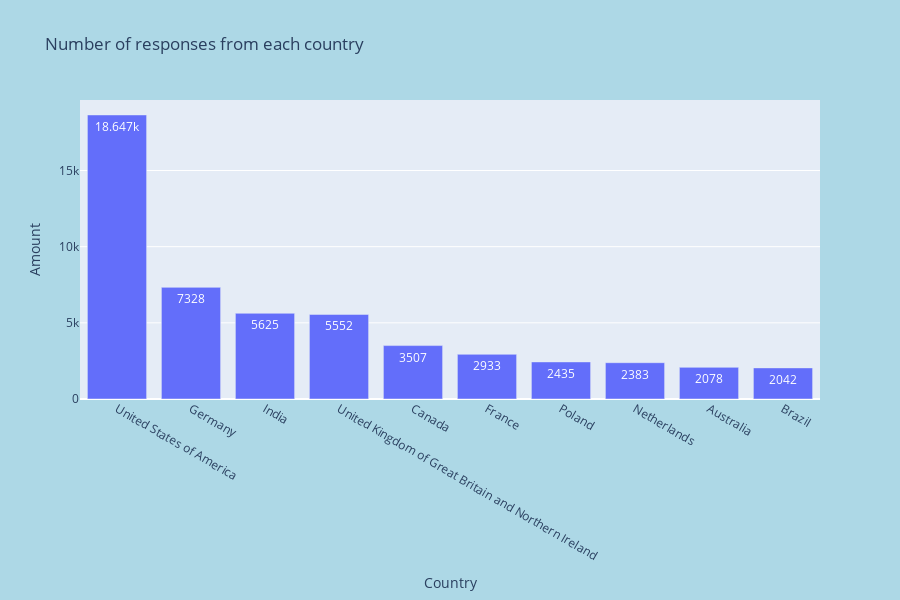

Notebook cell for this chart:
### Markdown cell above
We can clearly see that the highest number of response we have got from the U. S. But also we can mention that Germany has the second place. It could also be seen on bar plot

### Code cell
plot=px.bar(GeoData.head(10),
            x='Country',
            y='Amount',
            title="Number of responses from each country",
            width=900,
            height=600,
            text_auto=True
            )
plot.update_layout(
    paper_bgcolor="lightblue",
)
plot.show()

### Figure 1 — Plotly figure (JSON) as saved in the notebook; plotly's stock layout.template omitted (floating-point values rounded to 4 significant figures)
{"data": [{"alignmentgroup": "True", "hovertemplate": "Country=%{x}<br>Amount=%{y}<extra></extra>", "legendgroup": "", "marker": {"color": "#636efa", "pattern": {"shape": ""}}, "name": "", "offsetgroup": "", "orientation": "v", "showlegend": false, "textposition": "auto", "texttemplate": "%{y}", "type": "bar", "x": ["United States of America", "Germany", "India", "United Kingdom of Great Britain and Northern Ireland", "Canada", "France", "Poland", "Netherlands", "Australia", "Brazil"], "xaxis": "x", "y": [18647, 7328, 5625, 5552, 3507, 2933, 2435, 2383, 2078, 2042], "yaxis": "y"}], "layout": {"barmode": "relative", "height": 600, "legend": {"tracegroupgap": 0}, "paper_bgcolor": "lightblue", "title": {"text": "Number of responses from each country"}, "width": 900, "xaxis": {"anchor": "y", "domain": [0, 1], "title": {"text": "Country"}}, "yaxis": {"anchor": "x", "domain": [0, 1], "title": {"text": "Amount"}}}}
